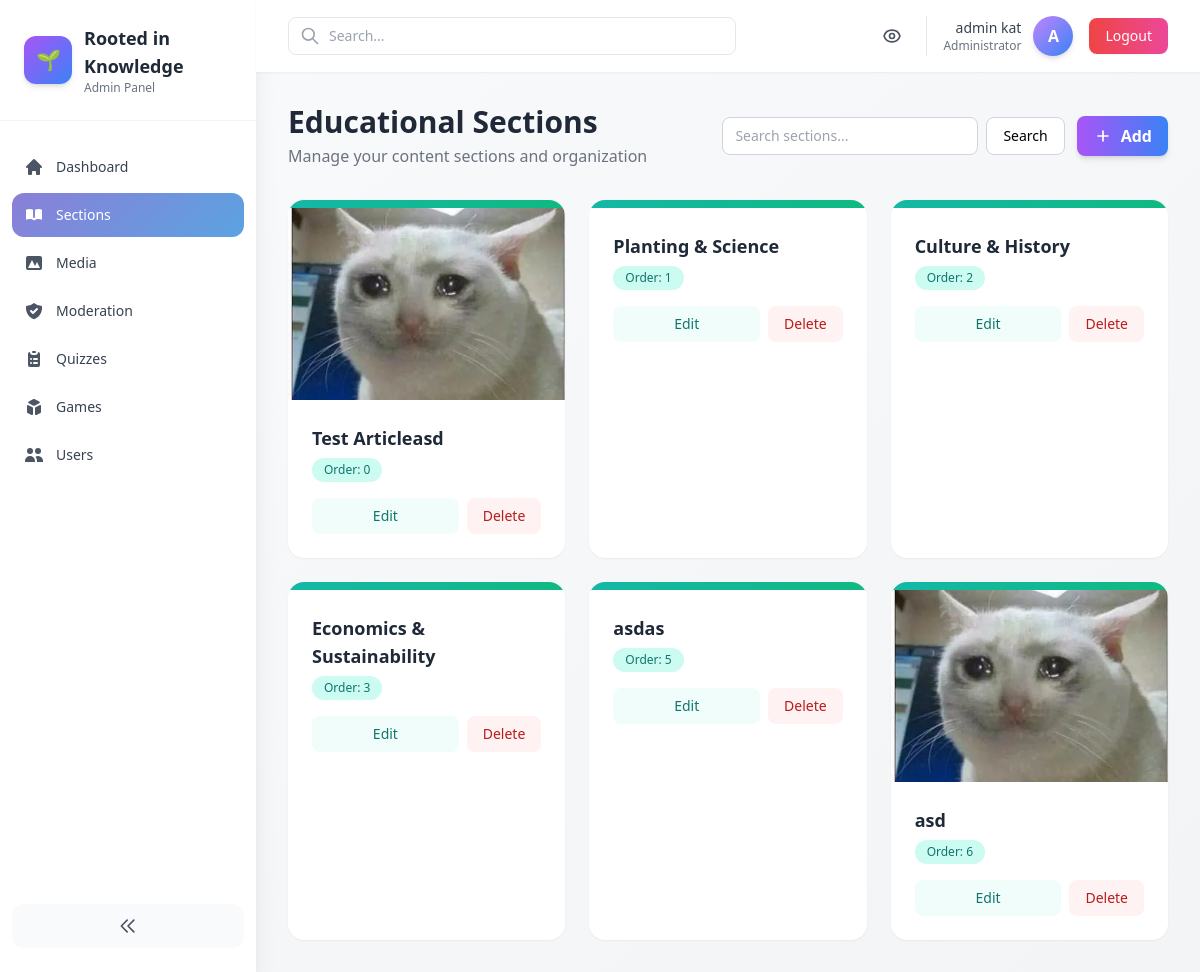
Page /admin-panel/sections/ (signed in) on the earlier database version.
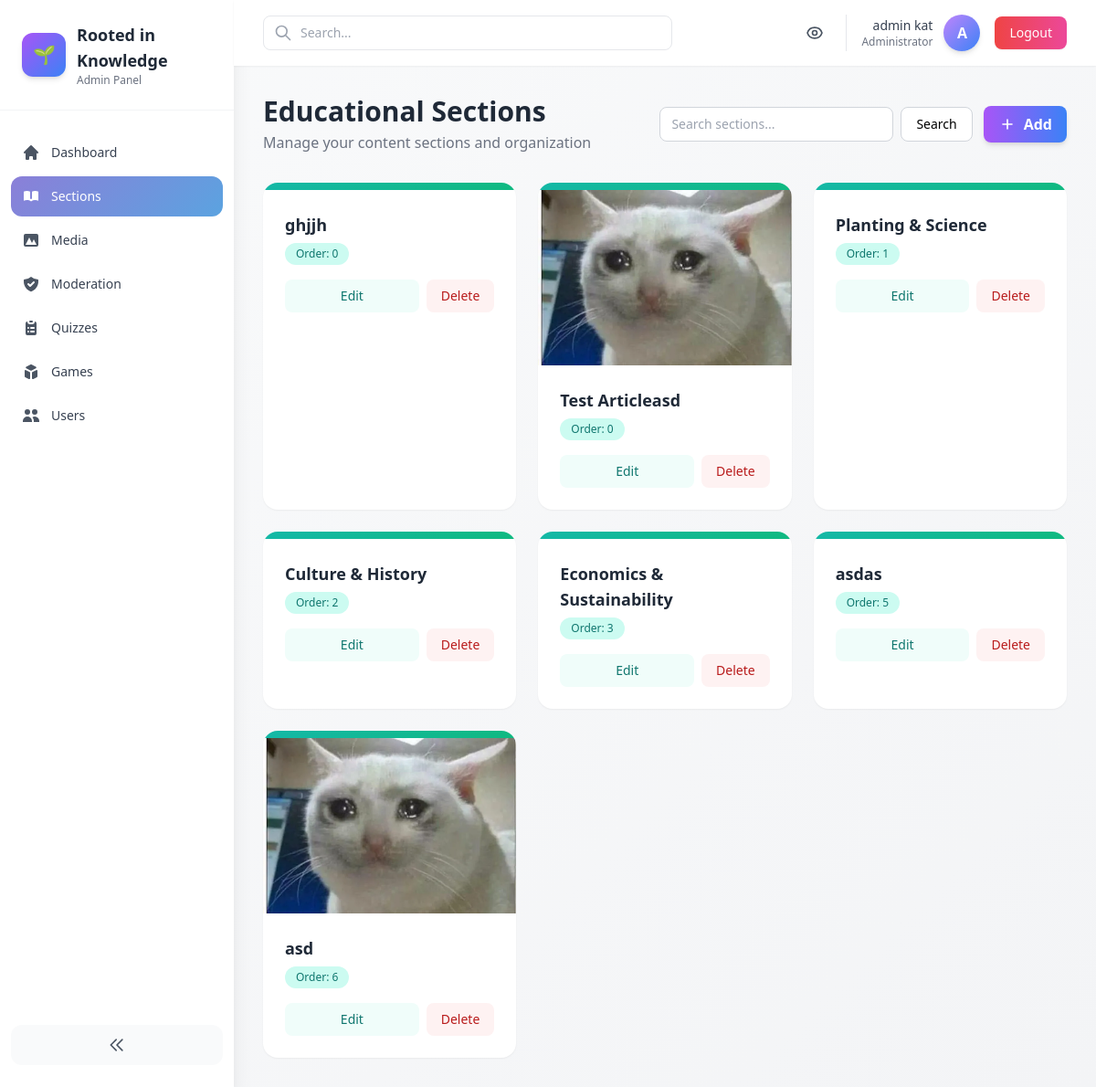
Same page on the later database version.
### core/models.py (models this page shows, shortened)
class EducationalSection(models.Model):
    SLUG_MAX = 100
    title = models.CharField(max_length=200)
    slug = models.SlugField(max_length=SLUG_MAX, unique=True)
    description = models.TextField(blank=True)
    content = models.TextField(blank=True)
    order = models.PositiveIntegerField(default=0)
    created_at = models.DateTimeField(auto_now_add=True)
    header_image = models.ImageField(upload_to='section_headers/', blank=True, null=True)
    content_image = models.ImageField(upload_to='section_content/', blank=True, null=True)
    class Meta:
        ordering = ['order', '-created_at']

### core/admin_panel/views.py (the view)
# urls.py: path('admin-panel/sections/', admin_views.SectionListView.as_view(), name='admin_sections'),
@method_decorator(staff_member_required, name='dispatch')
class SectionListView(ListView):
    model = EducationalSection
    template_name = 'core/admin_panel/section_list.html'
    context_object_name = 'sections'
    paginate_by = 12
    def get_queryset(self):
        qs = super().get_queryset()
        q = self.request.GET.get('q')
        if q:
            qs = qs.filter(title__icontains=q)
        return qs

### core/templates/core/admin_panel/section_list.html (shortened to what this page needs)
{% extends 'core/admin_panel/base.html' %}
{% block content %}
<div class="flex flex-col sm:flex-row sm:items-center sm:justify-between mb-8 gap-4">
  <div>
    <h1 class="text-3xl font-bold text-gray-800">Educational Sections</h1>
    <p class="text-gray-500 mt-1">Manage your content sections and organization</p>
  </div>
  <div class="flex items-center gap-3 w-full sm:w-auto">
    <form method="get" class="flex items-center gap-2 w-full sm:w-auto">
      <input type="search" name="q" value="{{ request.GET.q }}" placeholder="Search sections..." class="w-full sm:w-64 px-3 py-2 border border-gray-300 rounded-lg text-sm focus:outline-none focus:ring-2 focus:ring-purple-500 focus:border-transparent" />
      <button type="submit" class="px-4 py-2 text-sm bg-white border border-gray-300 rounded-lg hover:bg-gray-50">Search</button>
    </form>
    <a href="{% url 'core:admin_section_add' %}" class="inline-flex items-center justify-center gap-2 px-4 py-2 bg-gradient-to-r from-purple-500 to-blue-500 text-white font-semibold rounded-lg hover:from-purple-600 hover:to-blue-600 transition-all shadow-md hover:shadow-lg">
      <svg class="w-5 h-5" fill="none" stroke="currentColor" viewBox="0 0 24 24">
        <path stroke-linecap="round" stroke-linejoin="round" stroke-width="2" d="M12 6v6m0 0v6m0-6h6m-6 0H6"></path>
      </svg>
      Add
    </a>
  </div>
</div>
<div class="grid grid-cols-1 md:grid-cols-2 lg:grid-cols-3 gap-6">
  {% for s in sections %}
  <div class="bg-white rounded-2xl shadow-sm hover:shadow-md transition-all overflow-hidden">
    <div class="h-2 bg-gradient-to-r from-teal-500 to-emerald-500"></div>
    {% if s.content_image %}
    <div class="relative w-full h-48 overflow-hidden">
      <img src="{{ s.content_image.url }}" alt="{{ s.title }}" class="w-full h-full object-cover" />
    </div>
    {% endif %}
    <div class="p-6">
      <div class="flex items-start justify-between mb-3">
        <div class="flex-1">
          <h3 class="text-lg font-bold text-gray-800 mb-1">{{ s.title }}</h3>
          <span class="inline-block px-3 py-1 text-xs font-medium rounded-full bg-teal-100 text-teal-700">
            Order: {{ s.order }}
          </span>
        </div>
      </div>
      <div class="flex gap-2">
        <a href="{% url 'core:admin_section_edit' s.pk %}" class="flex-1 px-4 py-2 bg-teal-50 text-teal-700 text-sm font-medium rounded-lg hover:bg-teal-100 transition-colors text-center">
          Edit
        </a>
        <a href="{% url 'core:admin_section_delete' s.pk %}" class="px-4 py-2 bg-red-50 text-red-700 text-sm font-medium rounded-lg hover:bg-red-100 transition-colors">
          Delete
        </a>
      </div>
    </div>
  </div>
  {% endfor %}
</div>
{% endblock %}

### core/templates/core/admin_panel/base.html (shortened to what this page needs)
<!doctype html>
<html lang="en">
  <head>
    <script src="https://cdn.tailwindcss.com"></script>
  </head>
  <body class="bg-gradient-to-br from-gray-50 to-gray-100 min-h-screen antialiased" x-data="{ sidebarOpen: true, mobileMenuOpen: false }">
    <div class="min-h-screen flex">
      <aside :class="sidebarOpen ? 'w-64' : 'w-20'" class="bg-white shadow-xl transition-all duration-300 h-screen sticky top-0 hidden lg:block">
        <div class="p-6 border-b border-gray-100">
          <div class="flex items-center gap-3">
            <div class="w-12 h-12 bg-gradient-to-br from-purple-500 to-blue-500 rounded-xl flex items-center justify-center text-white shadow-md flex-shrink-0">
              <span class="text-xl">🌱</span>
            </div>
            <div x-show="sidebarOpen" x-transition>
              <div class="text-lg font-bold text-gray-800">Rooted in Knowledge</div>
              <p class="text-xs text-gray-500">Admin Panel</p>
            </div>
          </div>
        </div>
        <nav class="mt-6 px-3">
          <ul class="space-y-1 text-sm">
            <li>
              <a href="{% url 'core:admin_dashboard' %}" class="flex items-center gap-3 p-3 rounded-xl hover:bg-purple-50 transition-all group {% if request.resolver_match.url_name == 'admin_dashboard' %}active-nav{% endif %}">
                <svg class="w-5 h-5 flex-shrink-0 {% if request.resolver_match.url_name == 'admin_dashboard' %}text-white{% else %}text-gray-600 group-hover:text-purple-600{% endif %}" fill="currentColor" viewBox="0 0 20 20">
                  <path d="M10.707 2.293a1 1 0 00-1.414 0l-7 7a1 1 0 001.414 1.414L4 10.414V17a1 1 0 001 1h2a1 1 0 001-1v-2a1 1 0 011-1h2a1 1 0 011 1v2a1 1 0 001 1h2a1 1 0 001-1v-6.586l.293.293a1 1 0 001.414-1.414l-7-7z"></path>
                </svg>
                <span x-show="sidebarOpen" class="font-medium {% if request.resolver_match.url_name == 'admin_dashboard' %}text-white{% else %}text-gray-700 group-hover:text-purple-600{% endif %}">Dashboard</span>
              </a>
            </li>
            <li>
              <a href="{% url 'core:admin_sections' %}" class="flex items-center gap-3 p-3 rounded-xl hover:bg-purple-50 transition-all group {% if 'section' in request.resolver_match.url_name %}active-nav{% endif %}">
                <svg class="w-5 h-5 flex-shrink-0 {% if 'section' in request.resolver_match.url_name %}text-white{% else %}text-gray-600 group-hover:text-purple-600{% endif %}" fill="currentColor" viewBox="0 0 20 20">
                  <path d="M9 4.804A7.968 7.968 0 005.5 4c-1.255 0-2.443.29-3.5.804v10A7.969 7.969 0 015.5 14c1.669 0 3.218.51 4.5 1.385A7.962 7.962 0 0114.5 14c1.255 0 2.443.29 3.5.804v-10A7.968 7.968 0 0014.5 4c-1.255 0-2.443.29-3.5.804V12a1 1 0 11-2 0V4.804z"></path>
                </svg>
                <span x-show="sidebarOpen" class="font-medium {% if 'section' in request.resolver_match.url_name %}text-white{% else %}text-gray-700 group-hover:text-purple-600{% endif %}">Sections</span>
              </a>
            </li>
            <li>
              <a href="{% url 'core:admin_media' %}" class="flex items-center gap-3 p-3 rounded-xl hover:bg-purple-50 transition-all group {% if 'media' in request.resolver_match.url_name %}active-nav{% endif %}">
                <svg class="w-5 h-5 flex-shrink-0 {% if 'media' in request.resolver_match.url_name %}text-white{% else %}text-gray-600 group-hover:text-purple-600{% endif %}" fill="currentColor" viewBox="0 0 20 20">
                  <path fill-rule="evenodd" d="M4 3a2 2 0 00-2 2v10a2 2 0 002 2h12a2 2 0 002-2V5a2 2 0 00-2-2H4zm12 12H4l4-8 3 6 2-4 3 6z" clip-rule="evenodd"></path>
                </svg>
                <span x-show="sidebarOpen" class="font-medium {% if 'media' in request.resolver_match.url_name %}text-white{% else %}text-gray-700 group-hover:text-purple-600{% endif %}">Media</span>
              </a>
            </li>
            <li>
              <a href="{% url 'core:admin_moderation' %}" class="flex items-center gap-3 p-3 rounded-xl hover:bg-purple-50 transition-all group {% if 'moderation' in request.resolver_match.url_name %}active-nav{% endif %}">
                <svg class="w-5 h-5 flex-shrink-0 {% if 'moderation' in request.resolver_match.url_name %}text-white{% else %}text-gray-600 group-hover:text-purple-600{% endif %}" fill="currentColor" viewBox="0 0 20 20">
                  <path fill-rule="evenodd" d="M2.166 4.999A11.954 11.954 0 0010 1.944 11.954 11.954 0 0017.834 5c.11.65.166 1.32.166 2.001 0 5.225-3.34 9.67-8 11.317C5.34 16.67 2 12.225 2 7c0-.682.057-1.35.166-2.001zm11.541 3.708a1 1 0 00-1.414-1.414L9 10.586 7.707 9.293a1 1 0 00-1.414 1.414l2 2a1 1 0 001.414 0l4-4z" clip-rule="evenodd"></path>
                </svg>
                <span x-show="sidebarOpen" class="font-medium {% if 'moderation' in request.resolver_match.url_name %}text-white{% else %}text-gray-700 group-hover:text-purple-600{% endif %}">Moderation</span>
              </a>
            </li>
            <li>
              <a href="{% url 'core:admin_quizzes' %}" class="flex items-center gap-3 p-3 rounded-xl hover:bg-purple-50 transition-all group {% if 'quiz' in request.resolver_match.url_name %}active-nav{% endif %}">
                <svg class="w-5 h-5 flex-shrink-0 {% if 'quiz' in request.resolver_match.url_name %}text-white{% else %}text-gray-600 group-hover:text-purple-600{% endif %}" fill="currentColor" viewBox="0 0 20 20">
                  <path d="M9 2a1 1 0 000 2h2a1 1 0 100-2H9z"></path>
                  <path fill-rule="evenodd" d="M4 5a2 2 0 012-2 3 3 0 003 3h2a3 3 0 003-3 2 2 0 012 2v11a2 2 0 01-2 2H6a2 2 0 01-2-2V5zm3 4a1 1 0 000 2h.01a1 1 0 100-2H7zm3 0a1 1 0 000 2h3a1 1 0 100-2h-3zm-3 4a1 1 0 100 2h.01a1 1 0 100-2H7zm3 0a1 1 0 100 2h3a1 1 0 100-2h-3z" clip-rule="evenodd"></path>
                </svg>
                <span x-show="sidebarOpen" class="font-medium {% if 'quiz' in request.resolver_match.url_name %}text-white{% else %}text-gray-700 group-hover:text-purple-600{% endif %}">Quizzes</span>
              </a>
            </li>
            <li>
              <a href="{% url 'core:admin_games' %}" class="flex items-center gap-3 p-3 rounded-xl hover:bg-purple-50 transition-all group {% if 'game' in request.resolver_match.url_name %}active-nav{% endif %}">
                <svg class="w-5 h-5 flex-shrink-0 {% if 'game' in request.resolver_match.url_name %}text-white{% else %}text-gray-600 group-hover:text-purple-600{% endif %}" fill="currentColor" viewBox="0 0 20 20">
                  <path d="M11 17a1 1 0 001.447.894l4-2A1 1 0 0017 15V9.236a1 1 0 00-1.447-.894l-4 2a1 1 0 00-.553.894V17zM15.211 6.276a1 1 0 000-1.788l-4.764-2.382a1 1 0 00-.894 0L4.789 4.488a1 1 0 000 1.788l4.764 2.382a1 1 0 00.894 0l4.764-2.382zM4.447 8.342A1 1 0 003 9.236V15a1 1 0 00.553.894l4 2A1 1 0 009 17v-5.764a1 1 0 00-.553-.894l-4-2z"></path>
                </svg>
                <span x-show="sidebarOpen" class="font-medium {% if 'game' in request.resolver_match.url_name %}text-white{% else %}text-gray-700 group-hover:text-purple-600{% endif %}">Games</span>
              </a>
            </li>
            <li>
              <a href="{% url 'core:admin_users' %}" class="flex items-center gap-3 p-3 rounded-xl hover:bg-purple-50 transition-all group {% if 'user' in request.resolver_match.url_name %}active-nav{% endif %}">
                <svg class="w-5 h-5 flex-shrink-0 {% if 'user' in request.resolver_match.url_name %}text-white{% else %}text-gray-600 group-hover:text-purple-600{% endif %}" fill="currentColor" viewBox="0 0 20 20">
                  <path d="M9 6a3 3 0 11-6 0 3 3 0 016 0zM17 6a3 3 0 11-6 0 3 3 0 016 0zM12.93 17c.046-.327.07-.66.07-1a6.97 6.97 0 00-1.5-4.33A5 5 0 0119 16v1h-6.07zM6 11a5 5 0 015 5v1H1v-1a5 5 0 015-5z"></path>
                </svg>
                <span x-show="sidebarOpen" class="font-medium {% if 'user' in request.resolver_match.url_name %}text-white{% else %}text-gray-700 group-hover:text-purple-600{% endif %}">Users</span>
              </a>
            </li>
          </ul>
        </nav>
        <div class="absolute bottom-6 left-0 right-0 px-3">
          <button @click="sidebarOpen = !sidebarOpen" class="w-full p-3 bg-gray-50 hover:bg-gray-100 rounded-xl transition-all flex items-center justify-center">
            <svg class="w-5 h-5 text-gray-600" fill="none" stroke="currentColor" viewBox="0 0 24 24">
              <path stroke-linecap="round" stroke-linejoin="round" stroke-width="2" d="M11 19l-7-7 7-7m8 14l-7-7 7-7"></path>
            </svg>
          </button>
        </div>
      </aside>
      <div class="flex-1 flex flex-col min-w-0">
        <header class="bg-white shadow-sm sticky top-0 z-40">
          <div class="px-4 sm:px-6 lg:px-8 py-4 flex items-center justify-between">
            <div class="flex items-center gap-4 flex-1">
              <div class="relative max-w-md w-full">
                <input type="search" placeholder="Search..." class="w-full pl-10 pr-4 py-2 border border-gray-200 rounded-lg focus:outline-none focus:ring-2 focus:ring-purple-500 focus:border-transparent text-sm" />
                <svg class="w-5 h-5 text-gray-400 absolute left-3 top-1/2 -translate-y-1/2" fill="none" stroke="currentColor" viewBox="0 0 24 24">
                  <path stroke-linecap="round" stroke-linejoin="round" stroke-width="2" d="M21 21l-6-6m2-5a7 7 0 11-14 0 7 7 0 0114 0z"></path>
                </svg>
              </div>
            </div>
            <div class="flex items-center gap-4">
              <a href="/" class="p-2 hover:bg-gray-100 rounded-lg transition" title="View Site">
              </a>
             <a href="{% url 'core:profile' %}">
              <div class="flex items-center gap-3 pl-4 border-l border-gray-200">
                <div class="text-right hidden sm:block">
                  <div class="text-sm font-medium text-gray-700">{{ user.username }}</div>
                  <div class="text-xs text-gray-500">Administrator</div>
                </div>
                <div class="w-10 h-10 bg-gradient-to-br from-purple-400 to-blue-500 rounded-full flex items-center justify-center text-white font-semibold shadow-md">
                  {{ user.username|slice:":1"|upper }}
                </div>
              </div>
             </a>
              <a href="{% url 'logout' %}" class="px-4 py-2 text-sm font-medium text-white bg-gradient-to-r from-red-500 to-pink-500 hover:from-red-600 hover:to-pink-600 rounded-lg shadow-sm hover:shadow-md transition-all duration-200">
                Logout
              </a>
            </div>
          </div>
        </header>
        <main class="flex-1 p-4 sm:p-6 lg:p-8">
          {% block content %}{% endblock %}
        </main>
      </div>
    </div>
  </body>
</html>

### core/templates/core/admin_panel/base.html (style rules this page uses)
:root { --purple: #8B7FD8; --blue: #5BA3E0; }
.active-nav { background: linear-gradient(135deg, #8B7FD8 0%, #5BA3E0 100%); color: white; }

Differences in the rows shown:
added EducationalSection: title "ghjjh", order "0"
